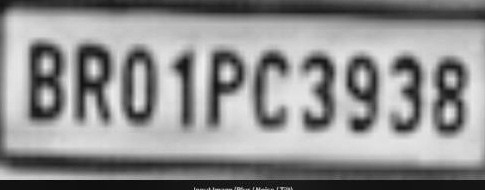
#> input picture data/step_gentle.jpg, 485 x 190 px
$ python -i enhancement.py   (imports and definitions only)
#> lines starting #> are read from the running program, lines starting #| are printed output that depends on the picture; after the words box and inside, x2 and y2 are one past the last pixel; in counts of white or black regions, pixels touching at a corner belong together
import cv2
import numpy as np
from skimage.restoration import richardson_lucy


# [9 lines left out: function enhance_low_light, not called in this run]


def unsharp_mask(image, sigma=1.2, strength=1.8):
    """High-boost unsharp masking filter to restore crisp edges in blurred plates."""
    if image is None or image.size == 0:
        return image
    blurred = cv2.GaussianBlur(image, (0, 0), sigma)
    sharpened = cv2.addWeighted(image, 1.0 + strength, blurred, -strength, 0)
    return np.clip(sharpened, 0, 255).astype(np.uint8)


# [32 lines left out: functions create_motion_psf, deblur_motion, not called in this run]


def denoise_bilateral(image, d=7, sigma_color=50, sigma_space=50):
    """Edge-preserving smoothing to eliminate high-frequency noise without blurring text."""
    if image is None or image.size == 0:
        return image
    return cv2.bilateralFilter(image, d, sigma_color, sigma_space)


def morphological_contrast(gray_image):
    """Gentle morphological leveling to eliminate shadows and glare without eroding character strokes."""
    if gray_image is None or gray_image.size == 0:
        return gray_image
    rect_kernel = cv2.getStructuringElement(cv2.MORPH_RECT, (15, 5))
    tophat = cv2.morphologyEx(gray_image, cv2.MORPH_TOPHAT, rect_kernel)
    # Add localized bright detail to balance background without subtracting dark character strokes
    enhanced = cv2.addWeighted(gray_image, 1.0, tophat, 0.5, 0)
    return enhanced


def deskew_plate(image, min_angle_deg=1.5):
    """
    Detect tilt angle of the license plate and rotate it to a horizontal baseline.
    Only corrects if the detected skew exceeds `min_angle_deg` to avoid unnecessary
    warping of already-level plates (which degrades OCR).
    """
    if image is None or image.size == 0:
        return image, 0.0
    gray = cv2.cvtColor(image, cv2.COLOR_BGR2GRAY) if len(image.shape) == 3 else image
    _, thresh = cv2.threshold(gray, 0, 255, cv2.THRESH_BINARY_INV + cv2.THRESH_OTSU)
    coords = np.column_stack(np.where(thresh > 0))
    if len(coords) < 50:
        return image, 0.0
    angle = cv2.minAreaRect(coords)[-1]
    if angle < -45:
        angle = -(90 + angle)
    elif angle > 45:
        angle = 90 - angle
    else:
        angle = -angle
    # Constrain to realistic plate tilt; ignore if trivially small
    if abs(angle) > 20.0 or abs(angle) < min_angle_deg:
        return image, 0.0
    h, w = image.shape[:2]
    center = (w // 2, h // 2)
    m = cv2.getRotationMatrix2D(center, angle, 1.0)
    rotated = cv2.warpAffine(image, m, (w, h), flags=cv2.INTER_CUBIC, borderMode=cv2.BORDER_REPLICATE)
    return rotated, angle


# [28 lines left out: function smart_enhance_plate, not called in this run]


def super_clean_plate(plate_image, deblur=False, deskew=True, sharpen=True, motion_angle=0):
    """
    Configurable multi-stage ALPR restoration pipeline.
    Note: Deconvolution (deblur=True) is only applied if explicit motion smear is selected.
    """
    if plate_image is None or plate_image.size == 0:
        raise ValueError("Empty plate image")

    h, w = plate_image.shape[:2]
    scale = max(1.5, min(4.0, 120.0 / max(1, h)))
    enlarged = cv2.resize(plate_image, (int(w * scale), int(h * scale)), interpolation=cv2.INTER_CUBIC)

    clean = enlarged
    tilt_angle = 0.0
    if deskew:
        clean, tilt_angle = deskew_plate(clean)

    gray = cv2.cvtColor(clean, cv2.COLOR_BGR2GRAY) if len(clean.shape) == 3 else clean.copy()
    denoised = denoise_bilateral(gray, d=7, sigma_color=40, sigma_space=40)

    if deblur:
        deblurred = deblur_motion(denoised, kernel_size=9, angle=motion_angle, iterations=8)
    else:
        deblurred = denoised

    if sharpen:
        sharpened = unsharp_mask(deblurred, sigma=1.0, strength=0.6)
    else:
        sharpened = deblurred

    morph = morphological_contrast(sharpened)
    clahe = cv2.createCLAHE(clipLimit=1.8, tileGridSize=(8, 8))
    final_enhanced = clahe.apply(morph)
    return final_enhanced


def enhance_plate(plate_image):
    """Non-destructive default enhancement for OCR."""
    return smart_enhance_plate(plate_image, deskew=True)

>>> import cv2
>>> picture = cv2.imread('../data/step_gentle.jpg')
#> picture is the input picture: shape (190, 485, 3); min 0, max 238, mean 142.7
>>> result = super_clean_plate(picture)
#> in deskew_plate, `_, thresh = cv2.threshold(gray, 0, 255, cv2.THRESH_BINARY_INV + cv2.TH..`:
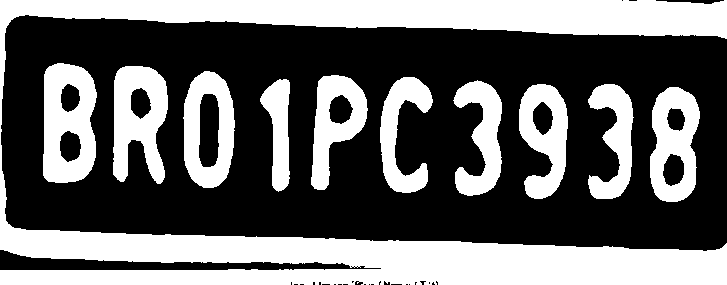
#> thresh: shape (285, 727); 40.6% white; 11 white regions, largest, box (x1, y1, x2, y2) and area: (0, 0, 727, 285) 50022, (43, 63, 97, 183) 4779, (113, 66, 168, 184) 4315
#> in deskew_plate, `coords = np.column_stack(np.where(thresh > 0))`: coords = 84196 pairs, first value 0 to 284, second value 0 to 726
#> in deskew_plate, `angle = cv2.minAreaRect(coords)[-1]`: angle = -90
#> in deskew_plate, `angle = -(90 + angle)`: angle = 0
#> in morphological_contrast, `tophat = cv2.morphologyEx(gray_image, cv2.MORPH_TOPHAT, rect_kernel)`:
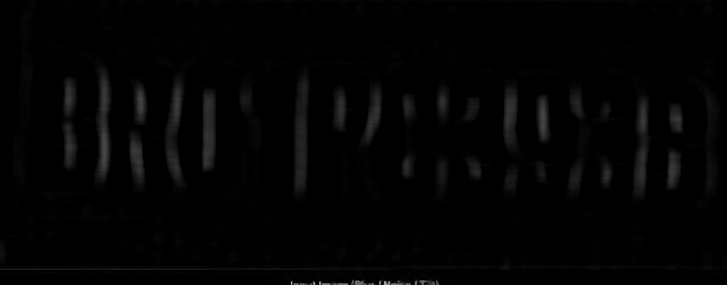
#> tophat: shape (285, 727); min 0, max 182, mean 3.1
#> in super_clean_plate, `final_enhanced = clahe.apply(morph)`:
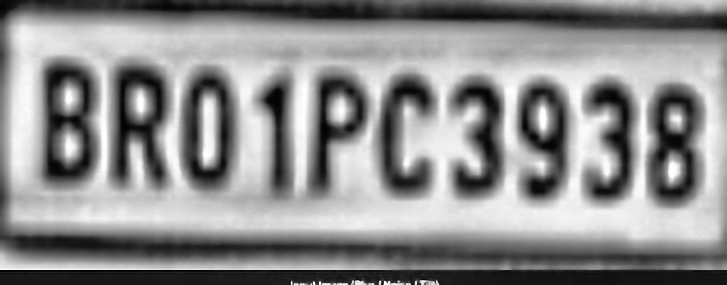
#> final_enhanced: shape (285, 727); min 1, max 255, mean 141.6

$ run again, on data/step_mild_sharp.jpg
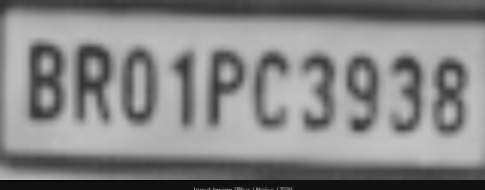
#> input picture data/step_mild_sharp.jpg, 485 x 190 px
#> picture is the input picture: shape (190, 485, 3); min 0, max 195, mean 133.2
#> in deskew_plate, `_, thresh = cv2.threshold(gray, 0, 255, cv2.THRESH_BINARY_INV + cv2.TH..`:
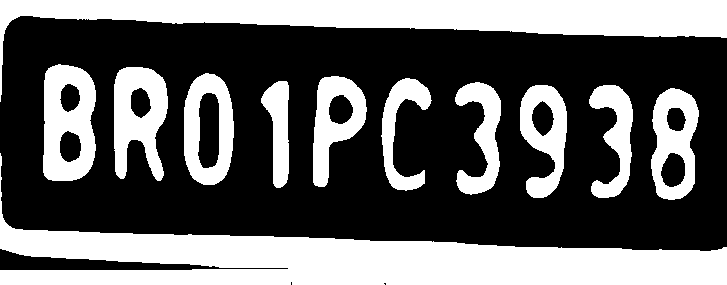
#> thresh: shape (285, 727); 39.3% white; 12 white regions, largest, box (x1, y1, x2, y2) and area: (0, 153, 727, 285) 30577, (0, 0, 727, 102) 20394, (43, 64, 96, 181) 4567
#> coords = 81385 pairs, first value 0 to 284, second value 0 to 726
#> in deskew_plate, `angle = cv2.minAreaRect(coords)[-1]`: angle = -90
#> in deskew_plate, `angle = -(90 + angle)`: angle = 0
#> in super_clean_plate, `final_enhanced = clahe.apply(morph)`:
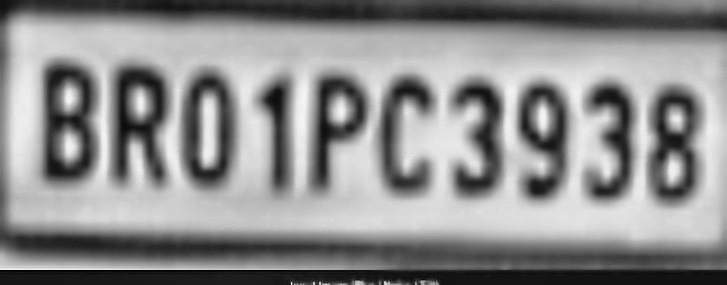
#> final_enhanced: shape (285, 727); min 2, max 245, mean 141.1
